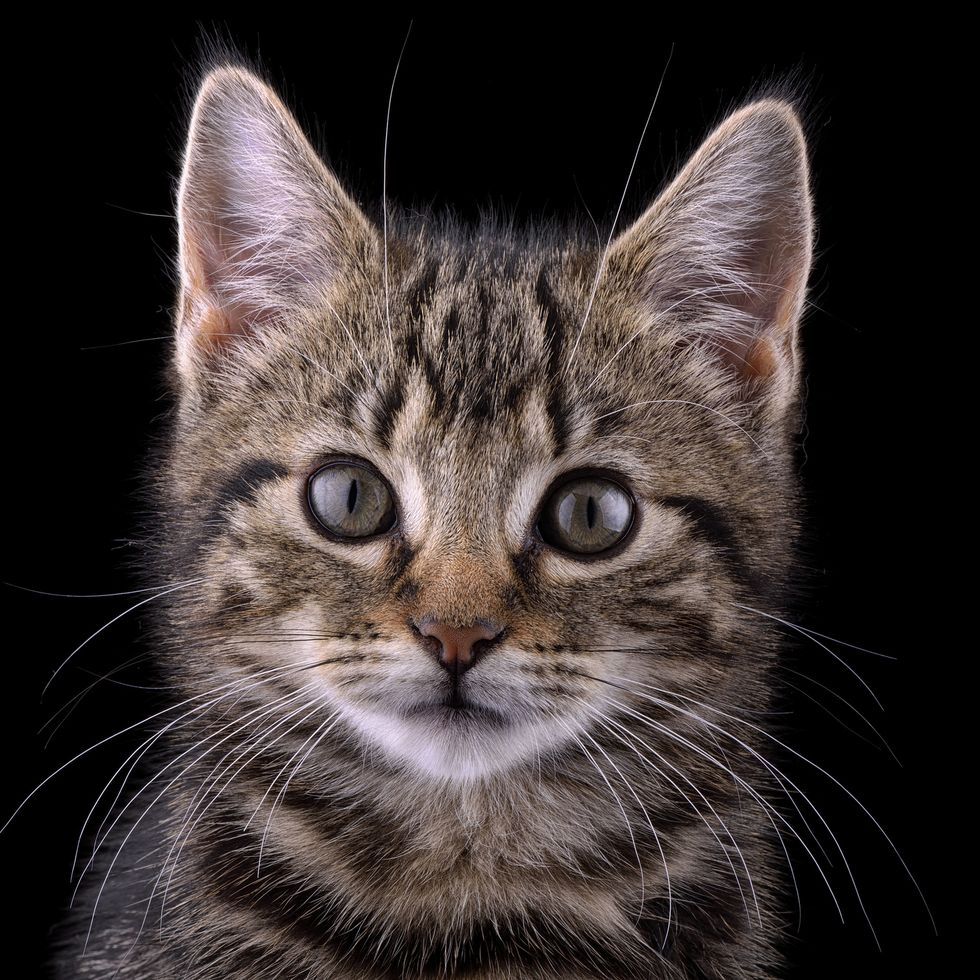
#> input picture cat1.jpg, 980 x 980 px; its folder holds only this picture in this run
$ jupyter execute --allow-errors edge_detect.ipynb
#> lines starting #> are read from the running program, lines starting #| are printed output that depends on the picture
[cell 1]
import matplotlib.pyplot as plt
import numpy as np
import PIL, json, glob, cv2
from pathlib import Path
from scipy import signal

[cell 2]
img_width = 200
input_files = glob.glob("*.jpg")
img_files = []; file_names = []; shapes = []
for img_file in input_files:
 fn = Path(img_file)
 fn_wo_ext = str(fn.with_suffix(''))
 img = cv2.imread(img_file, cv2.IMREAD_GRAYSCALE)
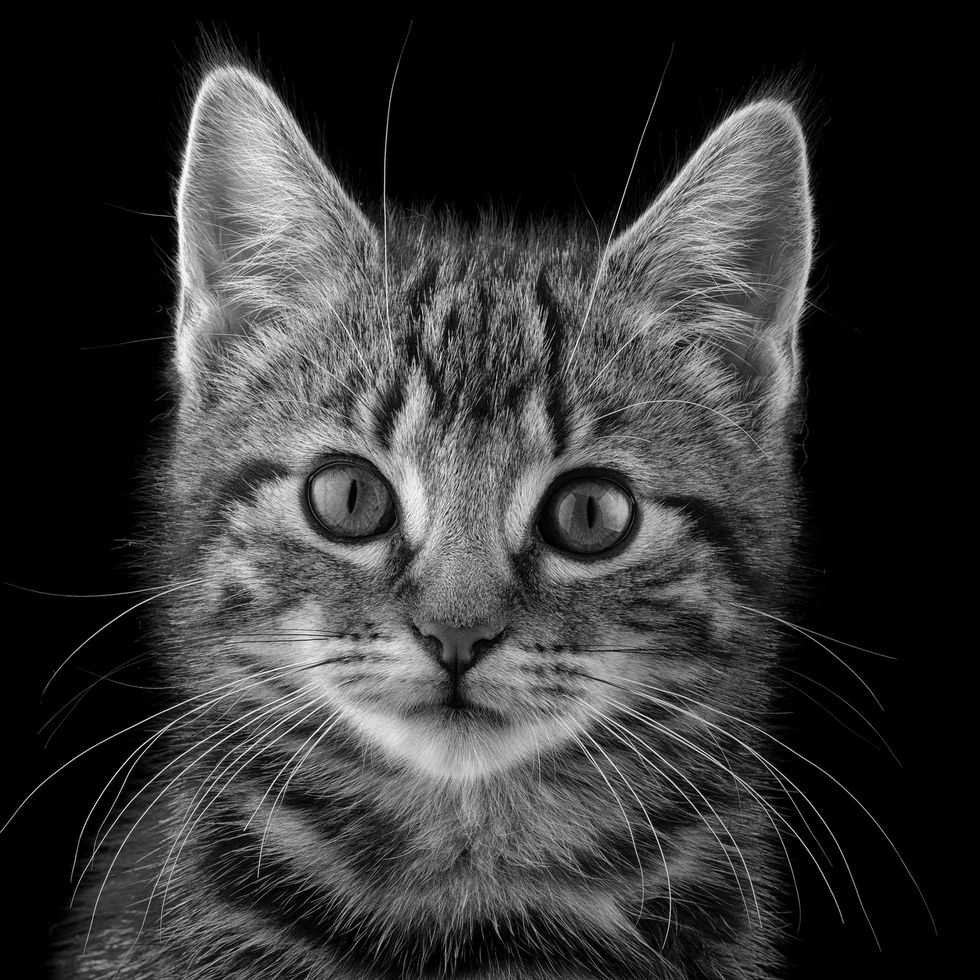
#> img: shape (980, 980); min 0, max 255, mean 53.2
 h, w = img.shape
#> h = 980; w = 980
 if w > img_width:
  r = img_width/w;
#> r = 0.204
  img = cv2.resize(img, (img_width,int(r*h)))
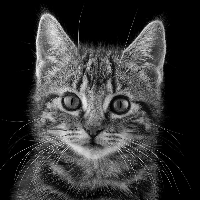
#> img: shape (200, 200); min 0, max 253, mean 53.1
  cv2.imwrite(fn_wo_ext+'-resized.jpg', img)
  img_files.append(img)
  file_names.append(img_file)
  shapes.append(img.shape)
  np.savetxt(fn_wo_ext+'.out', img)
  img.astype(img.dtype).tofile(fn_wo_ext+'.bin')

  f = open(fn_wo_ext+".txt", "w")
  f.write(str(img.shape[0])+"\n")
  f.write(str(img.shape[1])+"\n")
  f.close()

$ run again, on cat2.jpg
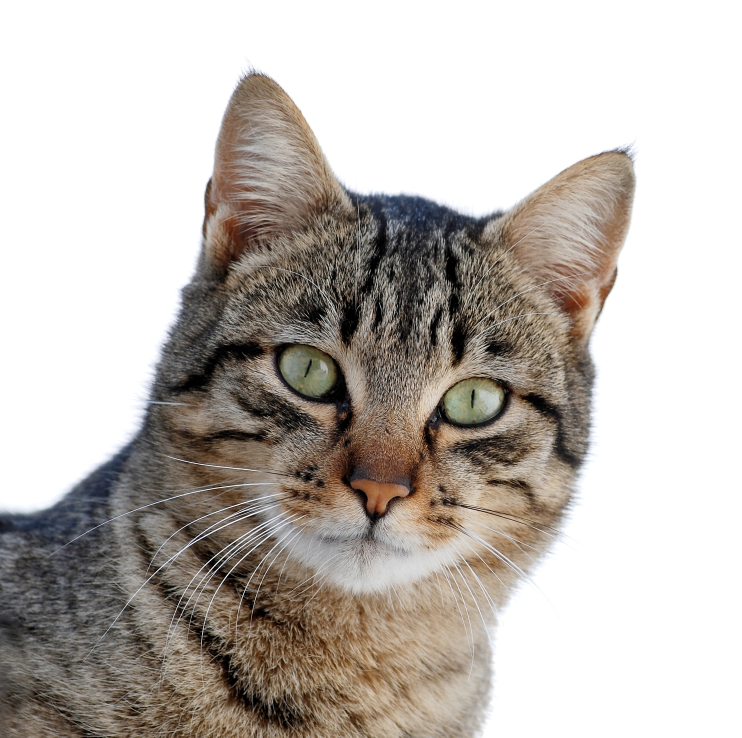
#> input picture cat2.jpg, 2225 x 2212 px (shown at 1/3 size)
#> `img = cv2.imread(img_file, cv2.IMREAD_GRAYSCALE)`:
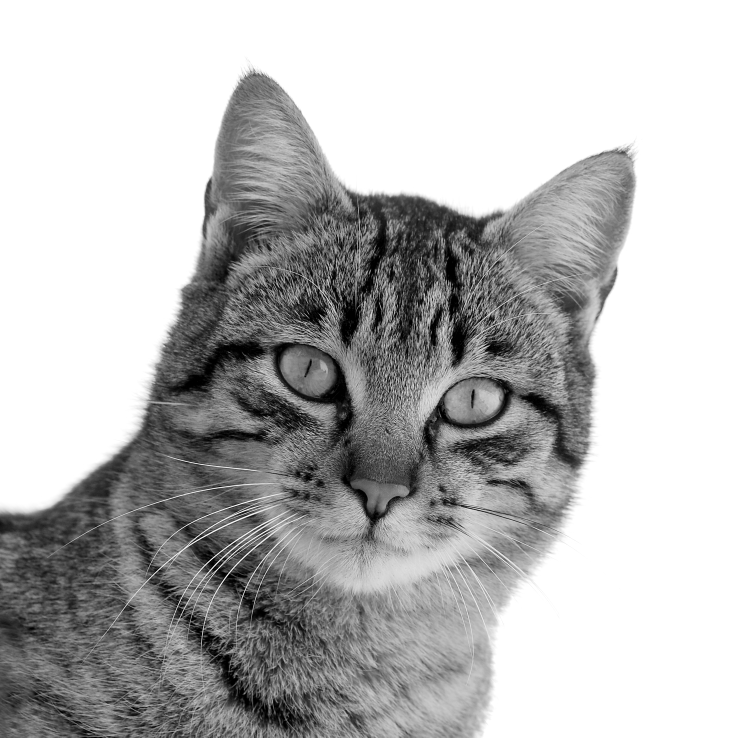
#> img: shape (2212, 2225) (shown at 1/3 size); min 0, max 255, mean 185.1
#> `img = cv2.resize(img, (img_width,int(r*h)))`:
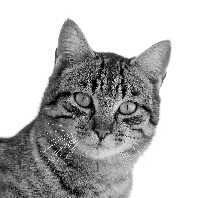
#> img: shape (198, 200); min 0, max 255, mean 185
